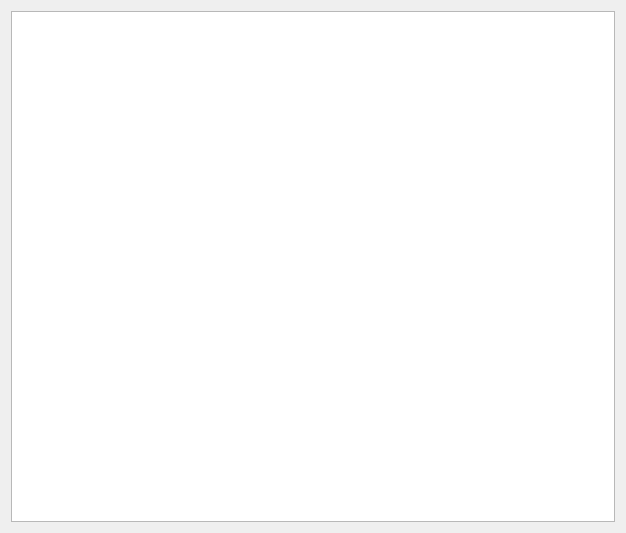
<?xml version="1.0" encoding="UTF-8"?>
<ui version="4.0">
 <class>Form</class>
 <widget class="QWidget" name="Form">
  <property name="geometry">
   <rect>
    <x>0</x>
    <y>0</y>
    <width>626</width>
    <height>533</height>
   </rect>
  </property>
  <property name="windowTitle">
   <string>Form</string>
  </property>
  <layout class="QHBoxLayout" name="horizontalLayout">
   <item>
    <widget class="PyDMWaveformPlot" name="PyDMWaveformPlot">
     <property name="toolTip">
      <string/>
     </property>
     <property name="whatsThis">
      <string/>
     </property>
     <property name="yAxes">
      <stringlist>
       <string>{&quot;name&quot;: &quot;Axis 1&quot;, &quot;orientation&quot;: &quot;left&quot;, &quot;minRange&quot;: -1.0, &quot;maxRange&quot;: 1.0, &quot;autoRange&quot;: true}</string>
       <string>{&quot;name&quot;: &quot;Axis 2&quot;, &quot;orientation&quot;: &quot;right&quot;, &quot;minRange&quot;: -1.0, &quot;maxRange&quot;: 1.0, &quot;autoRange&quot;: true}</string>
      </stringlist>
     </property>
     <property name="xLabels">
      <stringlist>
       <string>Point #</string>
      </stringlist>
     </property>
     <property name="yLabels">
      <stringlist/>
     </property>
     <property name="showLegend">
      <bool>true</bool>
     </property>
     <property name="curves">
      <stringlist>
       <string>{&quot;y_channel&quot;: &quot;ca://MTEST:Waveform&quot;, &quot;x_channel&quot;: &quot;ca://MTEST:TimeBase&quot;, &quot;name&quot;: &quot;Sine&quot;, &quot;color&quot;: &quot;white&quot;, &quot;lineStyle&quot;: 1, &quot;lineWidth&quot;: 1, &quot;symbol&quot;: null, &quot;symbolSize&quot;: 10, &quot;yAxisName&quot;: &quot;Axis 1&quot;, &quot;redraw_mode&quot;: 2}</string>
       <string>{&quot;y_channel&quot;: &quot;ca://MTEST:Cosine&quot;, &quot;x_channel&quot;: &quot;ca://MTEST:TimeBase&quot;, &quot;name&quot;: &quot;Cosine&quot;, &quot;color&quot;: &quot;red&quot;, &quot;lineStyle&quot;: 1, &quot;lineWidth&quot;: 1, &quot;symbol&quot;: null, &quot;symbolSize&quot;: 10, &quot;yAxisName&quot;: &quot;Axis 2&quot;, &quot;redraw_mode&quot;: 2}</string>
      </stringlist>
     </property>
    </widget>
   </item>
  </layout>
 </widget>
 <customwidgets>
  <customwidget>
   <class>PyDMWaveformPlot</class>
   <extends>QGraphicsView</extends>
   <header>pydm.widgets.waveformplot</header>
  </customwidget>
 </customwidgets>
 <resources/>
 <connections/>
</ui>
